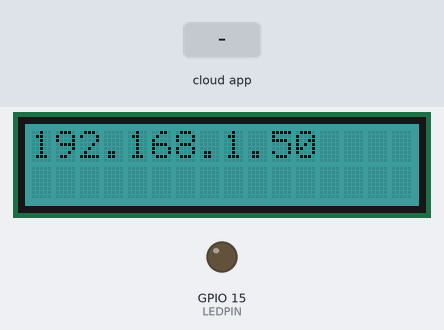
Recording of a sketch running on a simulated ESP8266 (NodeMCU). Shown: 16×2 character LCD, output pins drawn as LEDs (lit = HIGH). Inputs (shaded band) come from the test bench. WiFi joins after 1.5 s; servers stay silent unless stated; no MQTT or app messages arrive unless stated; what the sketch prints to the serial monitor is not drawn.

Above: at 2.7 s.
2.8 s: the phone or cloud app sets led to HIGH
At 4.0 s:
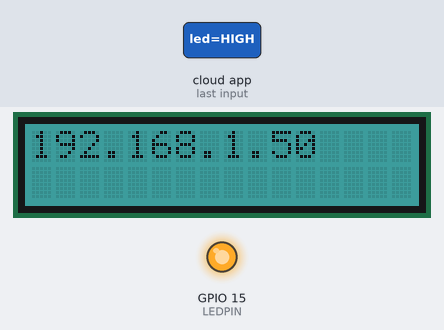
4.3 s: the phone or cloud app sets led to LOW
At 5.6 s:
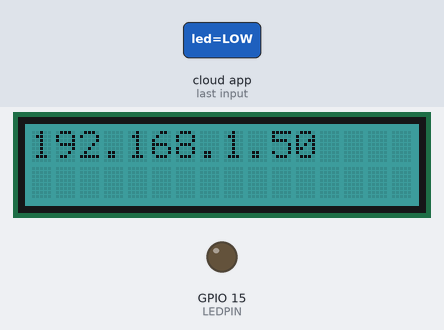
Timing chart, 0 to 7.3 s (numbered marks = the images above; inputs shaded):
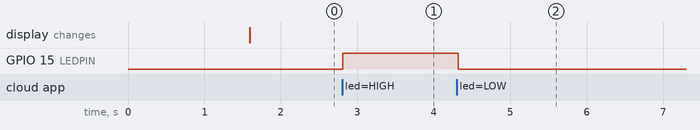

Measured:
- after the input at 2.8 s, GPIO 15 (LEDPIN): LOW → HIGH at once
- after the input at 4.3 s, GPIO 15 (LEDPIN): HIGH → LOW at once

The sketch:

task1.ino
```cpp
#include <ESP8266WiFi.h>
#include "Adafruit_MQTT.h"
#include "Adafruit_MQTT_Client.h"
#include <rgb_lcd.h>        // include the grove RGB LCD library

/*********************************** Hardware defines ***********************************************
 *
 ***************************************************************************************************/
#define LEDPIN      15
/******************************* Function prototypes ************************************************
 *
 ***************************************************************************************************/
void MQTTconnect ( void );

/*********************************** Network defines ************************************************
 *
 ***************************************************************************************************/
#define ssid          "Nofal"    // your hotspot SSID or name
#define password      "nofal123"    // your hotspot password

/*********************************** Adafruit IO defines*********************************************
 *
 ***************************************************************************************************/
#define NOPUBLISH      // comment this out once publishing at less than 10 second intervals

#define ADASERVER     "io.adafruit.com"     // do not change this
#define ADAPORT       1883                  // do not change this
#define ADAUSERNAME   "200238391"               // ADD YOUR username here between the qoutation marks
#define ADAKEY        "aio_fTLl70kUbK78v4oOhXxBRQTT6vH6" // ADD YOUR Adafruit key here betwwen marks

/******************************** Global instances / variables***************************************
 *
 ***************************************************************************************************/
WiFiClient client;    // create a class instance for the MQTT server
rgb_lcd LCD;          // create a class instance of the rgb_lcd class


// create an instance of the Adafruit MQTT class. This requires the client, server, portm username and
// the Adafruit key
Adafruit_MQTT_Client MQTT(&client, ADASERVER, ADAPORT, ADAUSERNAME, ADAKEY);

int red = 0, green = 128, blue = 128;             // variables for the RGB backlight colour

/******************************** Feeds *************************************************************
 *
 ***************************************************************************************************/
//Feeds we publish to

// Setup a feed called LED to subscibe to HIGH/LOW changes
Adafruit_MQTT_Subscribe LED = Adafruit_MQTT_Subscribe(&MQTT, ADAUSERNAME "/feeds/led");

/********************************** Main*************************************************************
 *
 ***************************************************************************************************/
void setup()
{
  pinMode(LEDPIN,OUTPUT);
  Serial.begin(115200);                         // open a serial port at 115,200 baud
  while(!Serial)                                // wait for serial peripheral to initialise
  {
    ;
  }
  delay(10);                                    // additional delay before attempting to use the serial peripheral
  Serial.print("Attempting to connect to ");    // Inform of us connecting
  Serial.print(ssid);                           // print the ssid over serial

  WiFi.begin(ssid, password);                   // attemp to connect to the access point SSID with the password

  while (WiFi.status() != WL_CONNECTED)         // whilst we are not connected
  {
    delay(500);                                 // wait for 0.5 seconds (500ms)
    Serial.print(".");                          // print a .
  }
  Serial.print("\n");                           // print a new line

  Serial.println("Succesfully connected");      // let us now that we have now connected to the access point
  Serial.print("Mac address: ");                // print the MAC address
  Serial.println(WiFi.macAddress());            // note that the arduino println function will print all six mac bytes for us
  Serial.print("IP:  ");                        // print the IP address
  Serial.println(WiFi.localIP());               // In the same way, the println function prints all four IP address bytes
  Serial.print("Subnet masks: ");               // Print the subnet mask
  Serial.println(WiFi.subnetMask());
  Serial.print("Gateway: ");                    // print the gateway IP address
  Serial.println(WiFi.gatewayIP());
  Serial.print("DNS: ");                        // print the DNS IP address
  Serial.println(WiFi.dnsIP());

  LCD.begin(16, 2);                             // initialise the LCD
  LCD.setRGB(red, green, blue);                 // set the background colour

  LCD.print(WiFi.localIP());                    // update the display with the local (i.e. board) IP address

  MQTT.subscribe(&LED);                         // subscribe to the LED feed
}
/************************************** Loop ********************************************************
 *
 ***************************************************************************************************/
void loop()
{
  // This function call ensures that we have a connection to the Adafruit MQTT server. This will make
  // the first connection and automatically tries to reconnect if disconnected. However, if there are
  // three consecutive failled attempts, the code will deliberately reset the microcontroller via the
  // watch dog timer via a forever loop.
  MQTTconnect();

  // an example of subscription code
  Adafruit_MQTT_Subscribe *subscription;                    // create a subscriber object instance
  while ( subscription = MQTT.readSubscription(5000) )      // Read a subscription and wait for max of 5 seconds.
  {                                                         // will return 1 on a subscription being read.
    if (subscription == &LED)                               // if the subscription we have receieved matches the one we are after
    {
      Serial.print("Recieved from the LED subscription:");  // print the subscription out
      Serial.println((char *)LED.lastread);                 // we have to cast the array of 8 bit values back to chars to print
      if(!strcmp((char *)LED.lastread,"HIGH"))
            digitalWrite(15, HIGH);
       if(!strcmp((char *)LED.lastread,"LOW"))
            digitalWrite(15, LOW);

      // ADD code here to compare (char *)LED.lastread against "HIGH" or "LOW". Refer to previous labs
      // for how to use STRCMP. You should use two ifs rather than an if then else structure.
      // we could also convert characters received into integer variables via the use of atoi for passing values from the
      // the broker to the ESP8266


    }
  }

  // Add publishing code here

  // keep alive code. If we are only subscribing, we need to ensure that we are connected. If we do not
  // get a response from a ping to the MQQT broker, disconnect such that on the next loop iteration, we reconnect.
  // Note that this is not needed if we publish to the broker every 10 seconds or less.
  // Compile time directives are used to add or remove this code to the sketch. Once you are publishing,
  // simply remove this code from the sketch by commenting out #define NOPUBLISH at the top of the sketch
  #ifdef NOPUBLISH
  if ( !MQTT.ping() )
  {
    MQTT.disconnect();
  }
  #endif
}
/******************************* MQTT connect *******************************************************
 *
 ***************************************************************************************************/
void MQTTconnect ( void )
{
  unsigned char tries = 0;

  // Stop if already connected.
  if ( MQTT.connected() )
  {
    return;
  }

  Serial.print("Connecting to MQTT... ");

  while ( MQTT.connect() != 0 )                                        // while we are
  {
       Serial.println("Will try to connect again in five seconds");   // inform user
       MQTT.disconnect();                                             // disconnect
       delay(5000);                                                   // wait 5 seconds
       tries++;
       if (tries == 3)
       {
          Serial.println("problem with communication, forcing WDT for reset");
          while (1)
          {
            ;   // forever do nothing
          }
       }
  }

  Serial.println("MQTT succesfully connected!");
}
```
